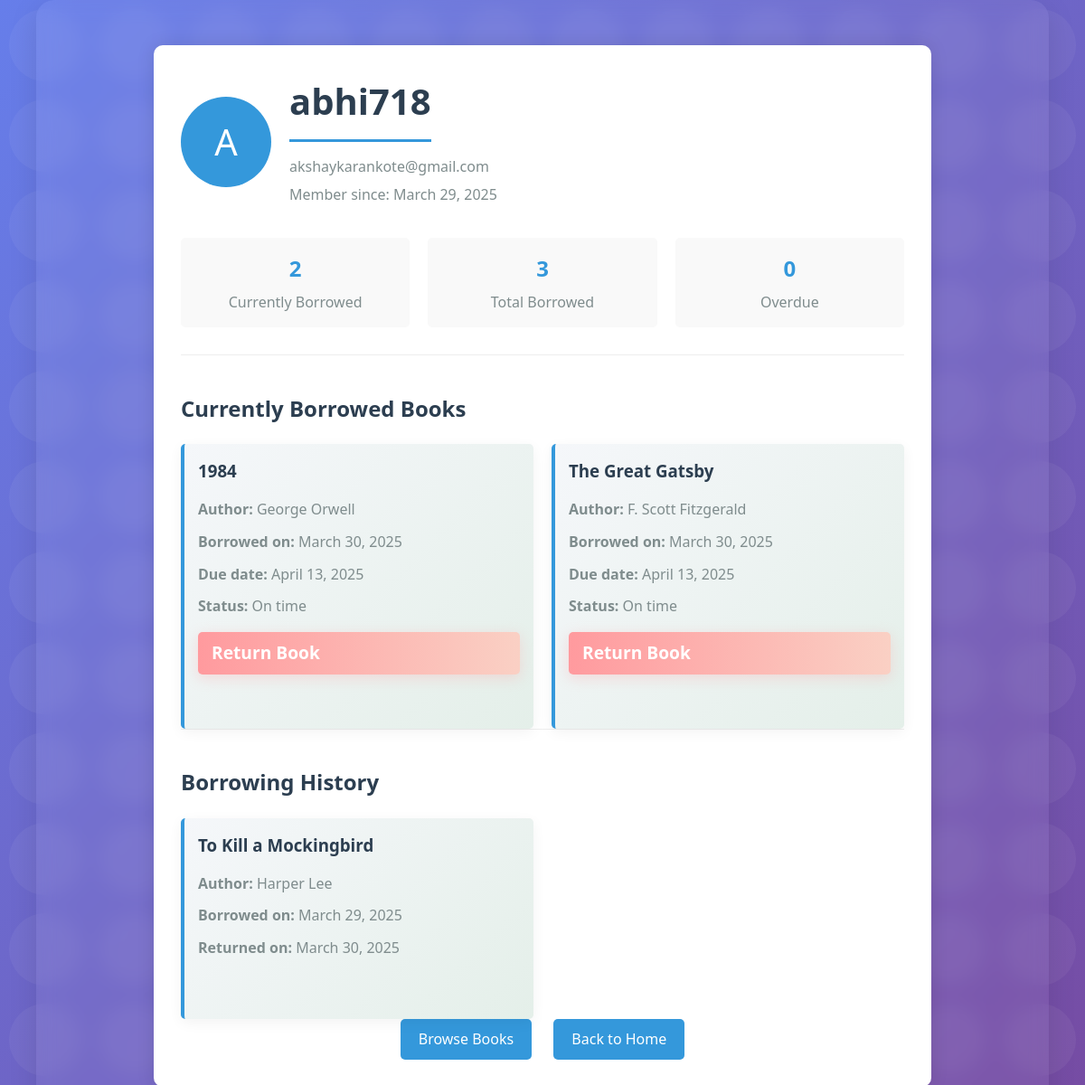
Screenshot of /profile/ (signed in) with the database file from the repository.
### library/models.py (models this page shows, shortened)
class Borrow(models.Model):
    user = models.ForeignKey(User, on_delete=models.CASCADE)
    book = models.ForeignKey(Book, on_delete=models.CASCADE)
    borrowed_at = models.DateTimeField(auto_now_add=True)
    due_date = models.DateTimeField(default=get_due_date)
    returned_at = models.DateTimeField(null=True, blank=True)
    def is_overdue(self):
        return self.returned_at is None and now() > self.due_date

class Book(models.Model):
    title = models.CharField(max_length=200)
    author = models.CharField(max_length=100)
    isbn = models.CharField(max_length=13, unique=True)
    available = models.BooleanField(default=True)
    borrowed_by = models.ForeignKey(User, on_delete=models.SET_NULL, null=True, blank=True, related_name='borrowed_books')

### library/views.py (the view)
# urls.py: path('profile/', views.profile, name='profile'),
@login_required
def profile(request):
    borrowed_books = Borrow.objects.filter(user=request.user, returned_at=None)
    history = Borrow.objects.filter(user=request.user).exclude(returned_at=None).order_by('-returned_at')
    current_borrows = borrowed_books.count()
    total_borrows = Borrow.objects.filter(user=request.user).count()
    overdue_borrows = sum(1 for borrow in borrowed_books if borrow.is_overdue())
    context = {
        'borrowed_books': borrowed_books,
        'history': history,
        'current_borrows': current_borrows,
        'total_borrows': total_borrows,
        'overdue_borrows': overdue_borrows,
    }
    return render(request, 'library/profile.html', context)

### Templates/library/profile.html (shortened to what this page needs)
<!DOCTYPE html>
<html>
<head>
    {% load static %}
    <link rel="stylesheet" type="text/css" href="{% static 'style.css' %}">
</head>
<body>
    <div class="container">
        <div class="profile-container">
            <div class="profile-header">
                <div class="profile-avatar">
                    {{ user.username.0|upper }}
                </div>
                <div class="profile-info">
                    <h1>{{ user.username }}</h1>
                    <p>{{ user.email }}</p>
                    <p>Member since: {{ user.date_joined|date:"F d, Y" }}</p>
                </div>
            </div>
            <div class="stats">
                <div class="stat-box">
                    <div class="stat-number">{{ current_borrows }}</div>
                    <div class="stat-label">Currently Borrowed</div>
                </div>
                <div class="stat-box">
                    <div class="stat-number">{{ total_borrows }}</div>
                    <div class="stat-label">Total Borrowed</div>
                </div>
                <div class="stat-box">
                    <div class="stat-number">{{ overdue_borrows }}</div>
                    <div class="stat-label">Overdue</div>
                </div>
            </div>
            <div class="section">
                <h2>Currently Borrowed Books</h2>
                {% if borrowed_books %}
                    <ul class="book-list">
                        {% for borrow in borrowed_books %}
                            <li class="book-item">
                                <h3>{{ borrow.book.title }}</h3>
                                <p><strong>Author:</strong> {{ borrow.book.author }}</p>
                                <p><strong>Borrowed on:</strong> {{ borrow.borrowed_at|date:"F d, Y" }}</p>
                                <p><strong>Due date:</strong> {{ borrow.due_date|date:"F d, Y" }}</p>
                                {% if borrow.is_overdue %}
                                    <p style="color: #e74c3c;"><strong>Status:</strong> Overdue</p>
                                {% else %}
                                    <p><strong>Status:</strong> On time</p>
                                {% endif %}
                                <a href="{% url 'return_book' borrow.id %}" class="return-button">Return Book</a>
                            </li>
                        {% endfor %}
                    </ul>
                {% else %}
                    <div class="empty-message">
                        You haven't borrowed any books yet.
                    </div>
                {% endif %}
            </div>
            <div class="section">
                <h2>Borrowing History</h2>
                {% if history %}
                    <ul class="book-list">
                        {% for borrow in history %}
                            <li class="book-item">
                                <h3>{{ borrow.book.title }}</h3>
                                <p><strong>Author:</strong> {{ borrow.book.author }}</p>
                                <p><strong>Borrowed on:</strong> {{ borrow.borrowed_at|date:"F d, Y" }}</p>
                                <p><strong>Returned on:</strong> {{ borrow.returned_at|date:"F d, Y" }}</p>
                            </li>
                        {% endfor %}
                    </ul>
                {% else %}
                    <div class="empty-message">
                        No borrowing history available.
                    </div>
                {% endif %}
            </div>
            <div class="action-buttons">
                <a href="{% url 'book_list' %}" class="action-button">Browse Books</a>
                <a href="{% url 'home' %}" class="action-button">Back to Home</a>
            </div>
        </div>
    </div>
</body>
</html>

### static/style.css (style rules this page uses)
body { font-family: 'Segoe UI', Tahoma, Geneva, Verdana, sans-serif; line-height: 1.6; margin: 0; padding: 0; background: linear-gradient(135deg, #667eea 0%, #764ba2 100%); color: #333; min-height: 100vh; position: relative; }
body::before { content: ''; position: fixed; top: 0; left: 0; width: 100%; height: 100%; background-size: 100px 100px; pointer-events: none; z-index: -1; }
.container { width: 90%; max-width: 1200px; margin: 0 auto; padding: 20px; position: relative; z-index: 1; }
.container::before { content: ''; position: absolute; top: 0; left: 0; width: 100%; height: 100%; background: rgba(255, 255, 255, 0.05); backdrop-filter: blur(10px); -webkit-backdrop-filter: blur(10px); border-radius: 20px; z-index: -1; box-shadow: 0 8px 32px rgba(0, 0, 0, 0.1); }
h1, h2, h3 { color: #2c3e50; margin-bottom: 20px; }
h1 { font-size: 2.5rem; border-bottom: 3px solid #3498db; padding-bottom: 10px; display: inline-block; }
ul { list-style-type: none; padding: 0; }
ul li { background: linear-gradient(135deg, #f5f7fa 0%, #e4efe9 100%); margin-bottom: 15px; padding: 20px; border-radius: 12px; border-left: 4px solid #3498db; transition: all 0.3s ease; position: relative; box-shadow: 0 4px 15px rgba(0, 0, 0, 0.05); overflow: hidden; }
ul li::before { content: ''; position: absolute; top: 0; left: 0; width: 100%; height: 100%; background: linear-gradient(45deg, rgba(66, 183, 245, 0.1) 0%, rgba(66, 245, 189, 0.1) 100%); z-index: 0; opacity: 0; transition: opacity 0.3s ease; }
ul li a { color: #3498db; text-decoration: none; font-weight: bold; font-size: 1.2rem; }
ul li p { margin: 8px 0; color: #555; }
.book-list { display: grid; grid-template-columns: repeat(auto-fill, minmax(300px, 1fr)); gap: 20px; }
.book-list li { height: 100%; display: flex; flex-direction: column; }
.action-buttons { margin-top: 20px; text-align: center; }
.return-button { background: linear-gradient(90deg, #ff9a9e 0%, #fad0c4 100%); color: white; padding: 10px 15px; border-radius: 30px; text-decoration: none; font-weight: 600; display: inline-flex; align-items: center; transition: all 0.3s ease; box-shadow: 0 4px 15px rgba(255, 154, 158, 0.3); }

### Templates/library/profile.html (style rules this page uses)
.profile-container { max-width: 800px; margin: 30px auto; padding: 30px; background-color: #fff; border-radius: 10px; box-shadow: 0 0 20px rgba(0, 0, 0, 0.1); }
.profile-header { display: flex; align-items: center; margin-bottom: 30px; }
.profile-avatar { width: 100px; height: 100px; border-radius: 50%; background-color: #3498db; color: white; display: flex; align-items: center; justify-content: center; font-size: 40px; margin-right: 20px; }
.profile-info h1 { margin: 0 0 10px 0; color: #2c3e50; }
.profile-info p { margin: 5px 0; color: #7f8c8d; }
.section { margin-top: 30px; border-top: 1px solid #eee; padding-top: 20px; }
.section h2 { color: #2c3e50; margin-bottom: 20px; }
.book-list { list-style: none; padding: 0; }
.book-item { background-color: #f9f9f9; padding: 15px; margin-bottom: 15px; border-radius: 5px; border-left: 4px solid #3498db; }
.book-item h3 { margin: 0 0 10px 0; color: #2c3e50; }
.book-item p { margin: 5px 0; color: #7f8c8d; }
.return-button { background-color: #e74c3c; color: white; border: none; padding: 8px 15px; border-radius: 5px; cursor: pointer; text-decoration: none; display: inline-block; margin-top: 10px; }
.stats { display: flex; justify-content: space-between; margin-bottom: 20px; }
.stat-box { flex: 1; background-color: #f9f9f9; padding: 15px; border-radius: 5px; text-align: center; margin: 0 10px; }
.stat-box:first-child { margin-left: 0; }
.stat-box:last-child { margin-right: 0; }
.stat-number { font-size: 24px; font-weight: bold; color: #3498db; margin-bottom: 5px; }
.stat-label { color: #7f8c8d; }
.action-buttons { margin-top: 30px; text-align: center; }
.action-button { display: inline-block; padding: 10px 20px; background-color: #3498db; color: white; text-decoration: none; border-radius: 5px; margin: 0 10px; }

### rows the page displays
Borrow: book "1984", book.author "George Orwell", borrowed_at "March 30, 2025", due_date "April 13, 2025", shows "Status:"
Borrow: book "The Great Gatsby", book.author "F. Scott Fitzgerald", borrowed_at "March 30, 2025", due_date "April 13, 2025", shows "Status:"
Borrow: book "To Kill a Mockingbird", book.author "Harper Lee", borrowed_at "March 29, 2025", returned_at "March 30, 2025"

### other values shown
{{ user.username.0|upper }} "A"
{{ user.username }} "abhi718"
{{ user.email }} "akshaykarankote@gmail.com"
{{ user.date_joined|date:"F d, Y" }} "March 29, 2025"
{{ current_borrows }} "2"
{{ total_borrows }} "3"
{{ overdue_borrows }} "0"
